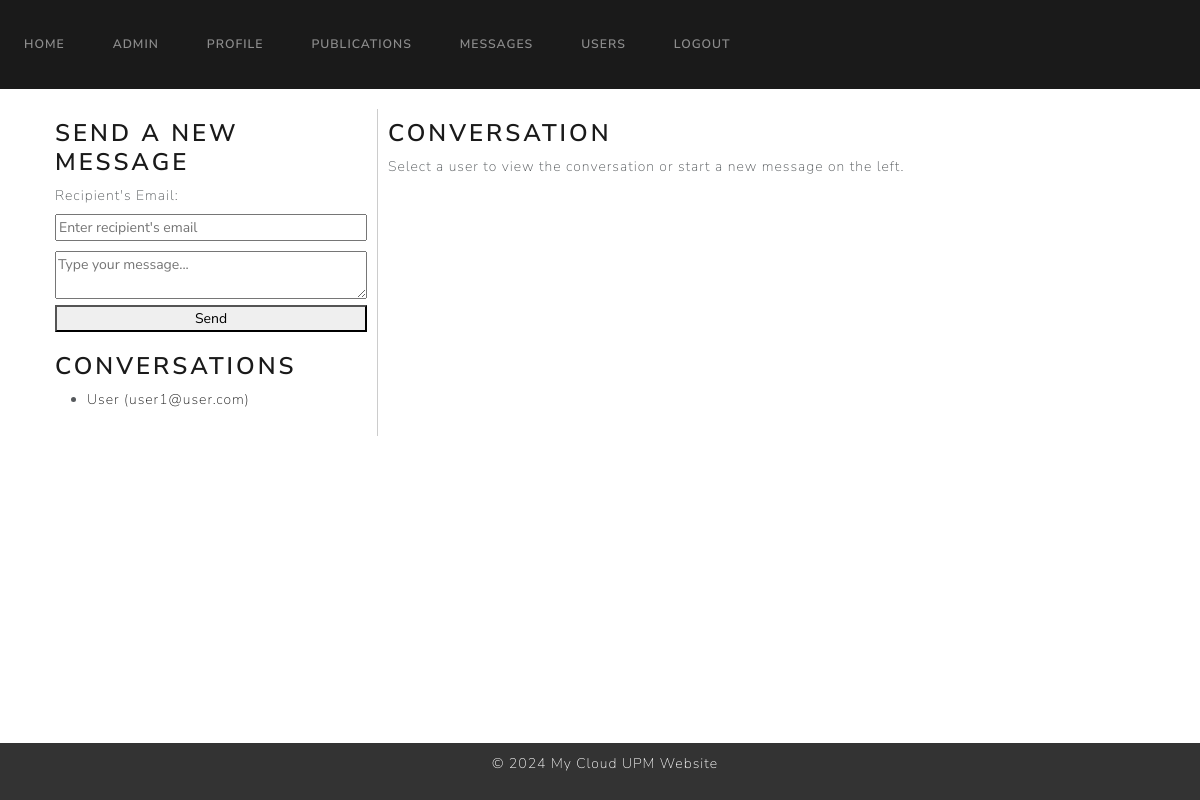
Before: /messages?user_id=3 (signed in) with the older database file.
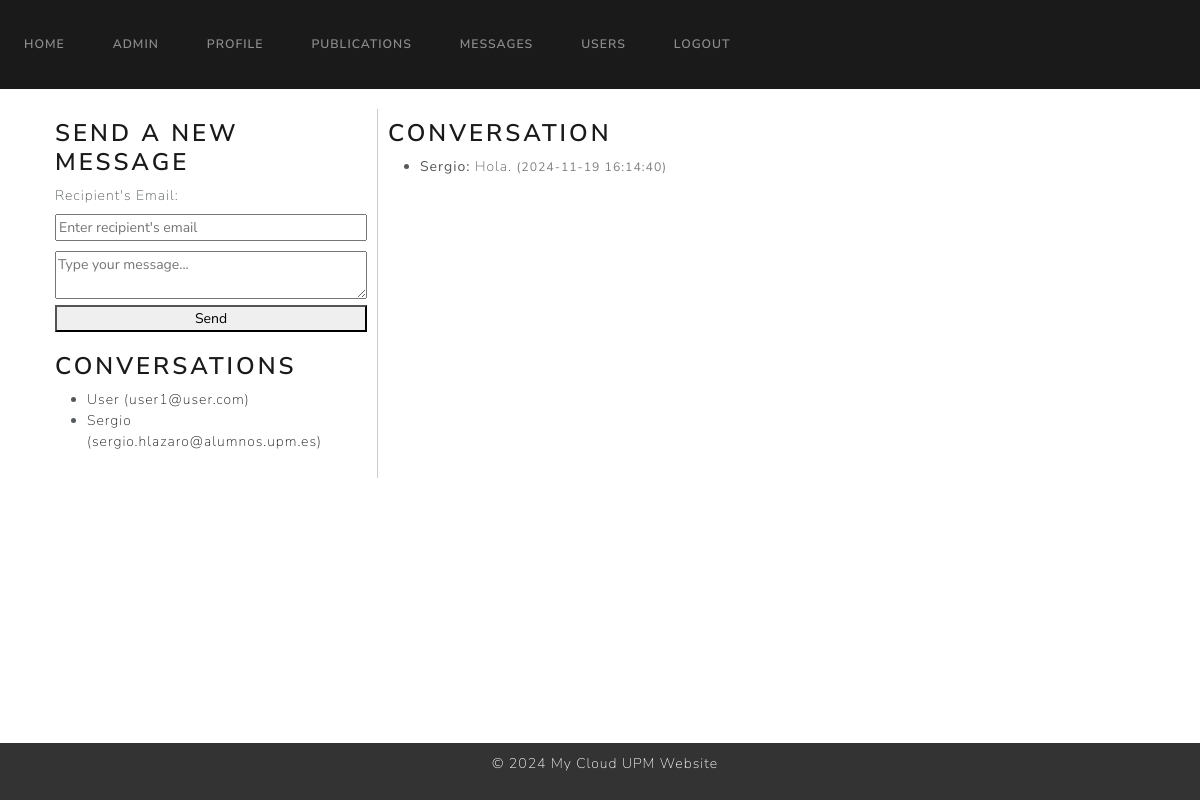
After: the same page with the newer database file.
### website/models.py (models this page shows)
class User(UserMixin, db.Model):
    id = db.Column(db.Integer, primary_key=True)
    name = db.Column(db.String(100), unique=True, nullable=False)
    surname = db.Column(db.String(100), unique=True, nullable=False)
    email = db.Column(db.String(100), unique=True, nullable=False)
    password = db.Column(db.String(100), nullable=False)
    role = db.Column(db.Integer, nullable=False, default=1)  # 0 para admin, 1 para usuario regular
    is_blocked = db.Column(db.Boolean, nullable=False, default=False)  # Nuevo campo para indicar si el usuario está bloqueado
    profile_pic = db.Column(db.String(150), default='default.jpg')
    publications = db.relationship('Publication')
    login_records = db.relationship('LoginRecord')

class Message(db.Model):
    id = db.Column(db.Integer, primary_key=True)
    sender_id = db.Column(db.Integer, db.ForeignKey('user.id'), nullable=False)
    receiver_id = db.Column(db.Integer, db.ForeignKey('user.id'), nullable=False)
    content = db.Column(db.Text, nullable=False)
    timestamp = db.Column(db.DateTime, default=func.now())
    sender = db.relationship('User', foreign_keys=[sender_id], backref='sent_messages')
    receiver = db.relationship('User', foreign_keys=[receiver_id], backref='received_messages')

### website/views.py (the view)
@views.route('/messages', methods=['GET'])
@login_required
def messages():
    users_contacted = db.session.query(User).join(
        Message, (Message.sender_id == User.id) | (Message.receiver_id == User.id)
    ).filter(User.id != current_user.id).distinct().all()
    selected_user_id = request.args.get('user_id', type=int)
    conversation = None
    if selected_user_id:
        conversation = Message.query.filter(
            (Message.sender_id == current_user.id) & (Message.receiver_id == selected_user_id) |
            (Message.receiver_id == current_user.id) & (Message.sender_id == selected_user_id)
        ).order_by(Message.timestamp).all()
    return render_template(
        'messages.html',
        user=current_user,
        users_contacted=users_contacted,
        conversation=conversation,
        selected_user_id=selected_user_id
    )

### website/templates/messages.html
{% extends "base.html" %}
{% block content %}
<div style="display: flex; height: 100%; margin-top: 20px;">
    <div style="width: 30%; border-right: 1px solid #ccc; padding: 10px;">
        <h3>Send a New Message</h3>
        <form action="{{ url_for('views.send_message') }}" method="POST" style="margin-bottom: 20px;">
            <label for="receiver_email">Recipient's Email:</label><br>
            <input type="email" name="receiver_email" placeholder="Enter recipient's email" required style="width: 100%; margin-bottom: 10px;"><br>
            <textarea name="content" placeholder="Type your message..." required style="width: 100%;"></textarea><br>
            <button type="submit" style="width: 100%;">Send</button>
        </form>
        <h3>Conversations</h3>
        <ul>
            {% for user in users_contacted %}
                <li>
                    <a href="{{ url_for('views.messages', user_id=user.id) }}">
                        {{ user.name }} ({{ user.email }})
                    </a>
                </li>
            {% endfor %}
        </ul>
    </div>
    <div style="width: 70%; padding: 10px;">
        <h3>Conversation</h3>
        {% if conversation %}
            <ul>
                {% for message in conversation %}
                    <li>
                        <strong>{% if message.sender_id == current_user.id %}You{% else %}{{ message.sender.name }}{% endif %}:</strong>
                        {{ message.content }}
                        <small style="color: gray;">({{ message.timestamp }})</small>
                    </li>
                {% endfor %}
            </ul>
        {% else %}
            <p>Select a user to view the conversation or start a new message on the left.</p>
        {% endif %}
    </div>
</div>
{% endblock %}

### website/templates/base.html (shortened to what this page needs)
<!DOCTYPE html>
<html>
    <head>
        <link href="https://cdn.jsdelivr.net/npm/bootstrap@5.3.3/dist/css/bootstrap.min.css" rel="stylesheet">
        <link rel="stylesheet" href="https://cdn.jsdelivr.net/npm/bootswatch@4.5.2/dist/lux/bootstrap.min.css">
    </head>
    <body>
        <nav class="navbar navbar-expand-lg navbar-dark bg-primary">
            <div class="collapse navbar-collapse" id="navbarNav">
                <div class="navbar-nav">
                    {% if user.is_authenticated %}
                    <a class="nav-item nav-link" id="home" href="/home">Home</a>
                    {% if user.role == 0 %}
                    <a class="nav-item nav-link" id="admin" href="/admin">Admin</a>
                    {% endif %}
                    <a class="nav-item nav-link" id="profile" href="/profile">Profile</a>
                    <a class="nav-item nav-link" id="publications" href="/publications">Publications</a>
                    <a class="nav-item nav-link" id="messages" href="/messages">Messages</a>
                    <a class="nav-item nav-link" id="userlist" href="/userlist">Users</a>
                    <a class="nav-item nav-link" id="profile" href="/logout">Logout</a>
                    {% endif %}
                </div>
            </div>
        </nav>
        <div class="container" style="flex: 1;">
            {% block content %}
            {% endblock %}
        </div>
        <footer style="background-color: #333;
                        color: #fff;
                        text-align: center;
                        padding: 10px;
                        position: fixed;
                        bottom: 0;
                        width: 100%;">
            <p style="margin-left: 10px;">&copy; 2024 My Cloud UPM Website</p>
        </footer>
    </body>
</html>

Changed rows visible on the page:
added User: name "Sergio", email "sergio.hlazaro@alumnos.upm.es"
added Message: sender.name "Sergio", content "Hola.", timestamp "2024-11-19 16:14:40"
Other visible differences:
text no longer shown: "Select a user to view the conversation or start a new message on the left."
